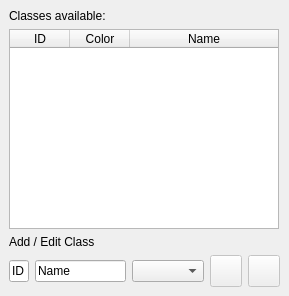
<?xml version="1.0" encoding="UTF-8"?>
<ui version="4.0">
 <class>TerraClasses</class>
 <widget class="QMainWindow" name="TerraClasses">
  <property name="geometry">
   <rect>
    <x>0</x>
    <y>0</y>
    <width>289</width>
    <height>292</height>
   </rect>
  </property>
  <property name="windowTitle">
   <string>Classes</string>
  </property>
  <widget class="QWidget" name="centralwidget">
   <layout class="QVBoxLayout" name="verticalLayout">
    <item>
     <widget class="QLabel" name="label_2">
      <property name="text">
       <string>Classes available:</string>
      </property>
     </widget>
    </item>
    <item>
     <widget class="QTableWidget" name="tableClasses">
      <property name="minimumSize">
       <size>
        <width>250</width>
        <height>200</height>
       </size>
      </property>
      <property name="maximumSize">
       <size>
        <width>270</width>
        <height>200</height>
       </size>
      </property>
      <property name="editTriggers">
       <set>QAbstractItemView::NoEditTriggers</set>
      </property>
      <property name="selectionMode">
       <enum>QAbstractItemView::SingleSelection</enum>
      </property>
      <property name="selectionBehavior">
       <enum>QAbstractItemView::SelectRows</enum>
      </property>
      <property name="sortingEnabled">
       <bool>true</bool>
      </property>
      <property name="rowCount">
       <number>0</number>
      </property>
      <property name="columnCount">
       <number>3</number>
      </property>
      <attribute name="horizontalHeaderDefaultSectionSize">
       <number>60</number>
      </attribute>
      <attribute name="horizontalHeaderStretchLastSection">
       <bool>true</bool>
      </attribute>
      <attribute name="verticalHeaderVisible">
       <bool>false</bool>
      </attribute>
      <attribute name="verticalHeaderHighlightSections">
       <bool>false</bool>
      </attribute>
      <column>
       <property name="text">
        <string>ID</string>
       </property>
      </column>
      <column>
       <property name="text">
        <string>Color</string>
       </property>
      </column>
      <column>
       <property name="text">
        <string>Name</string>
       </property>
      </column>
     </widget>
    </item>
    <item>
     <widget class="QLabel" name="label">
      <property name="text">
       <string>Add / Edit Class</string>
      </property>
     </widget>
    </item>
    <item>
     <layout class="QHBoxLayout" name="horizontalLayout_2">
      <item>
       <widget class="QLineEdit" name="classID">
        <property name="minimumSize">
         <size>
          <width>20</width>
          <height>0</height>
         </size>
        </property>
        <property name="maximumSize">
         <size>
          <width>30</width>
          <height>16777215</height>
         </size>
        </property>
        <property name="inputMask">
         <string/>
        </property>
        <property name="text">
         <string>ID</string>
        </property>
        <property name="maxLength">
         <number>32767</number>
        </property>
       </widget>
      </item>
      <item>
       <widget class="QLineEdit" name="className">
        <property name="text">
         <string>Name</string>
        </property>
       </widget>
      </item>
      <item>
       <widget class="QComboBox" name="classColor"/>
      </item>
      <item>
       <widget class="QPushButton" name="addClass">
        <property name="enabled">
         <bool>false</bool>
        </property>
        <property name="minimumSize">
         <size>
          <width>32</width>
          <height>32</height>
         </size>
        </property>
        <property name="maximumSize">
         <size>
          <width>32</width>
          <height>32</height>
         </size>
        </property>
        <property name="text">
         <string/>
        </property>
        <property name="icon">
         <iconset resource="../res/resources.qrc">
          <normaloff>:/buttons/plus.png</normaloff>:/buttons/plus.png</iconset>
        </property>
        <property name="iconSize">
         <size>
          <width>10</width>
          <height>10</height>
         </size>
        </property>
       </widget>
      </item>
      <item>
       <widget class="QPushButton" name="delClass">
        <property name="enabled">
         <bool>false</bool>
        </property>
        <property name="minimumSize">
         <size>
          <width>32</width>
          <height>32</height>
         </size>
        </property>
        <property name="maximumSize">
         <size>
          <width>32</width>
          <height>32</height>
         </size>
        </property>
        <property name="text">
         <string/>
        </property>
        <property name="icon">
         <iconset resource="../res/resources.qrc">
          <normaloff>:/buttons/minus.png</normaloff>:/buttons/minus.png</iconset>
        </property>
        <property name="iconSize">
         <size>
          <width>10</width>
          <height>10</height>
         </size>
        </property>
       </widget>
      </item>
     </layout>
    </item>
   </layout>
  </widget>
 </widget>
 <resources>
  <include location="../res/resources.qrc"/>
 </resources>
 <connections/>
</ui>
